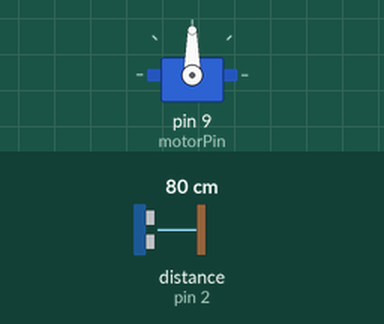
A sketch run on a simulated Arduino Uno, built with avr-gcc and run on an emulated ATmega328P. Shown: servo. Wiring (inferred from the names in the program): ultrasonic range finder: trigger pin 3; echo pin 2. Inputs (shaded band) come from the test bench; at power-on: distance to the obstacle (sensor on pin 2) 80 cm. The echo pulse lasts 58.3 µs per cm.

Above: at 0.1 s.
At 0.6 s:
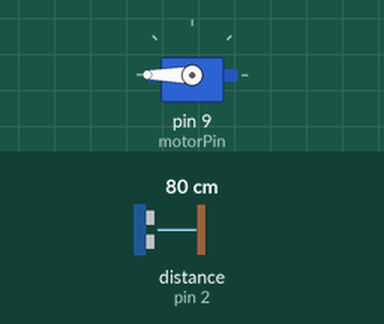
At 3.6 s:
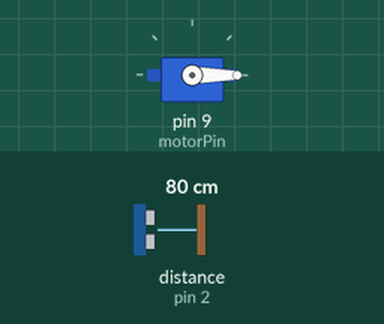
Timing chart, 0 to 5.1 s (numbered marks = the images above):
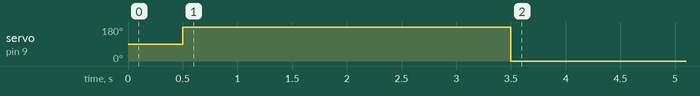

The sketch:

tvc2.ino
```cpp
#include <Servo.h>

Servo ESC;

int echoPin = 2;
int trigPin = 3;

int motorPin = 9;
int speed = 100;
long motorTime = 10000;

int swtch = 4;

long  duration;
int   distance;
int   targetDistance = 15;
int   sensorState = 0, lastState = 0;


void setup() {

  ESC.attach(motorPin,1000,2000);
  delay(500);
  ESC.writeMicroseconds(2000);
  delay(3000);
  ESC.writeMicroseconds(1000);
  delay(3000);

  pinMode(trigPin, OUTPUT);
  pinMode(echoPin, INPUT);

  pinMode(swtch, INPUT_PULLUP);

  Serial.begin(115200);
}
void loop() {
  digitalWrite(trigPin, LOW);
  delayMicroseconds(2);
  digitalWrite(trigPin, HIGH);
  delayMicroseconds(10);
  digitalWrite(trigPin, LOW);

  duration = pulseIn(echoPin, HIGH);
  distance = duration * 0.034 / 2;

  if (distance <= targetDistance && !digitalRead(swtch)) {
    ESC.write(speed);
    delay(motorTime);
    ESC.write(0);
  }

}
```
